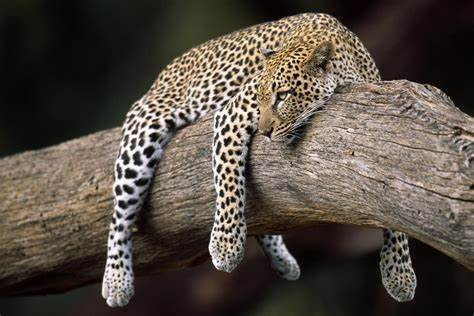
#> input picture OIP.jfif, 474 x 316 px, found by its file name
$ jupyter execute spatialFiltering.ipynb   (older library calls are emulated)
#> lines starting #> are read from the running program, lines starting #| are printed output that depends on the picture; after the words box and inside, x2 and y2 are one past the last pixel; in counts of white or black regions, pixels touching at a corner belong together
[cell 1]
import cv2
import numpy as np
import matplotlib.pyplot as plt

# Read the image
image = cv2.imread('C:\\Users\\M.Tech DS006\\Desktop\\OIP.jfif', cv2.IMREAD_GRAYSCALE)
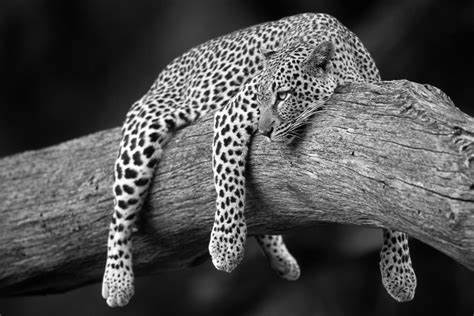
#> image: shape (316, 474); min 0, max 255, mean 78.6

# Apply Gaussian filter
blurred_image = cv2.GaussianBlur(image, (5, 5), 0)
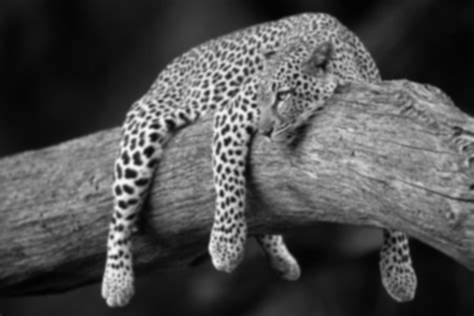
#> blurred_image: shape (316, 474); min 2, max 249, mean 78.6

# Display the original and blurred images
plt.figure(figsize=(10, 5))

plt.subplot(1, 2, 1)
plt.title('Original Image')
plt.imshow(image, cmap='gray')
plt.axis('off')

plt.subplot(1, 2, 2)
plt.title('Blurred Image')
plt.imshow(blurred_image, cmap='gray')
plt.axis('off')

plt.show()
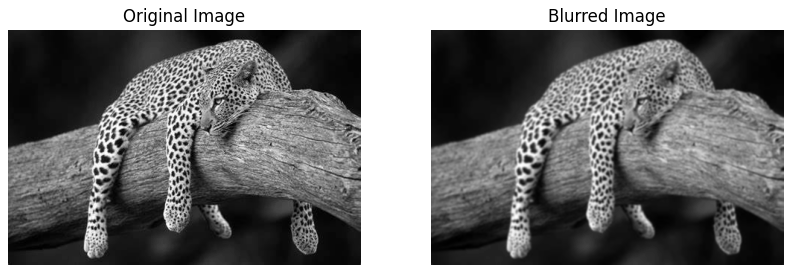
#> figure drawn by matplotlib, 2 panels

[cell 2]
import cv2
import numpy as np

# Read the image
image = cv2.imread('C:\\Users\\M.Tech DS006\\Desktop\\OIP.jfif', cv2.IMREAD_GRAYSCALE)

# Apply Laplacian filter
sharpened_image = cv2.Laplacian(image, cv2.CV_64F)
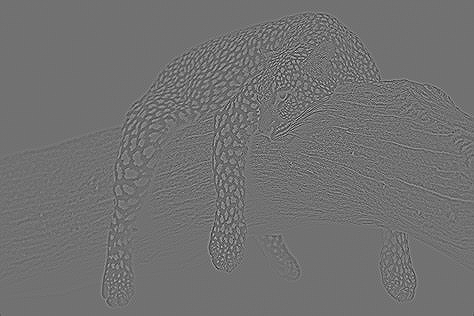
#> sharpened_image: shape (316, 474) float64; min -437, max 544, mean 0; drawn with min black and max white

# Display the original and sharpened images
plt.figure(figsize=(10, 5))

plt.subplot(1, 2, 1)
plt.title('Original Image')
plt.imshow(image, cmap='gray')
plt.axis('off')

plt.subplot(1, 2, 2)
plt.title('Sharpened Image')
plt.imshow(sharpened_image, cmap='gray')
plt.axis('off')

plt.show()

[cell 3]
import cv2
import numpy as np

# Read the image
image = cv2.imread('C:\\Users\\M.Tech DS006\\Desktop\\OIP.jfif', cv2.IMREAD_GRAYSCALE)

# Apply Sobel filter
sobel_x = cv2.Sobel(image, cv2.CV_64F, 1, 0, ksize=5)
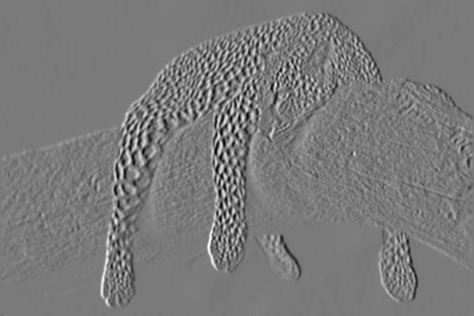
#> sobel_x: shape (316, 474) float64; min -10027, max 10820, mean 3.2; drawn with min black and max white
sobel_y = cv2.Sobel(image, cv2.CV_64F, 0, 1, ksize=5)
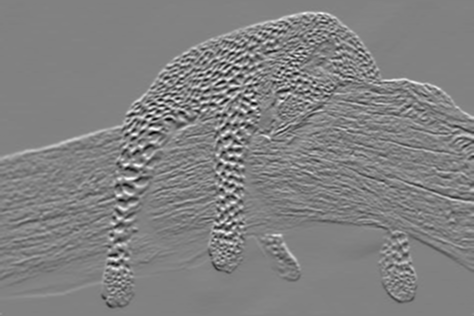
#> sobel_y: shape (316, 474) float64; min -9860, max 9509, mean 1.3; drawn with min black and max white
edges = cv2.magnitude(sobel_x, sobel_y)
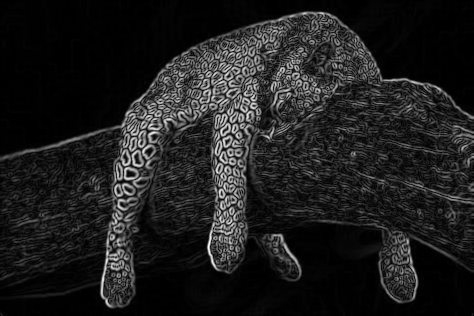
#> edges: shape (316, 474) float64; min 0, max 11019.9, mean 1320.6; drawn with min black and max white

# Display the original and edge-detected images
plt.figure(figsize=(10, 5))

plt.subplot(1, 2, 1)
plt.title('Original Image')
plt.imshow(image, cmap='gray')
plt.axis('off')

plt.subplot(1, 2, 2)
plt.title('Edge-Detected Image')
plt.imshow(edges, cmap='gray')
plt.axis('off')

plt.show()

[cell 4]
import cv2
import numpy as np
import matplotlib.pyplot as plt

# Read the image
image = cv2.imread('C:\\Users\\M.Tech DS006\\Desktop\\OIP.jfif', cv2.IMREAD_GRAYSCALE)


thresh = cv2.adaptiveThreshold(image, 255, cv2.ADAPTIVE_THRESH_GAUSSIAN_C, cv2.THRESH_BINARY, 11, 2)
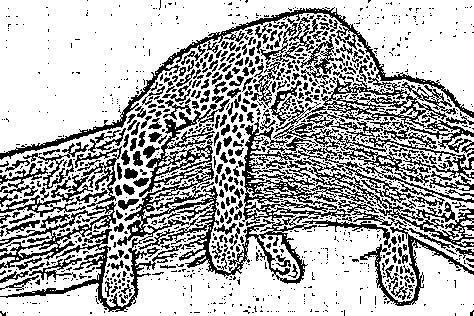
#> thresh: shape (316, 474); 69.5% white; black in thin lines or dots

# Display the original and thresholded images
plt.figure(figsize=(10, 5))

plt.subplot(1, 2, 1)
plt.title('Original Image')
plt.imshow(image, cmap='gray')
plt.axis('off')

plt.subplot(1, 2, 2)
plt.title('Thresholded Image')
plt.imshow(thresh, cmap='gray')
plt.axis('off')

plt.show()

$ run again, with compressedImage.jpg saved as OIP.jfif
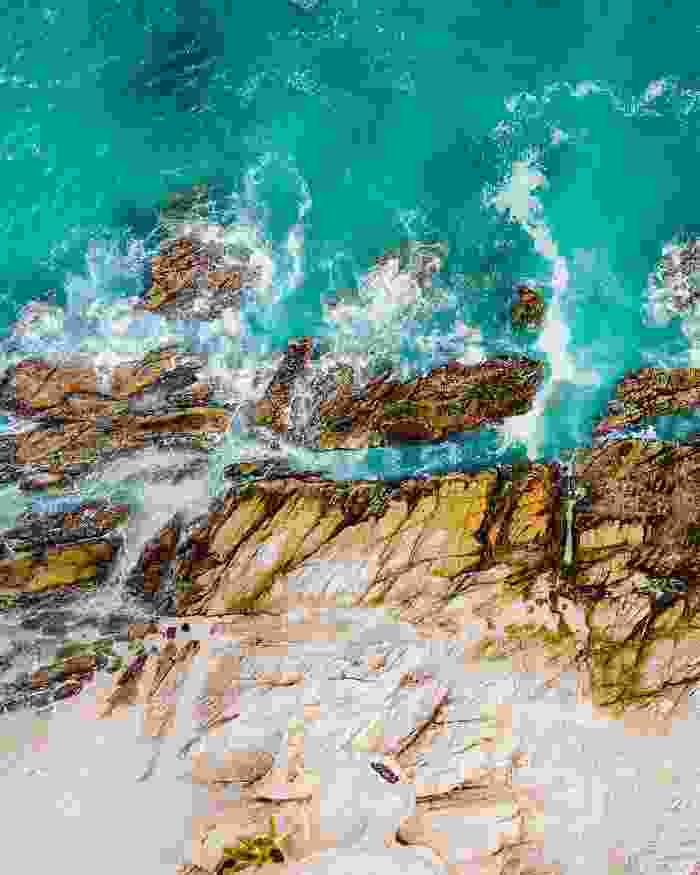
#> input picture compressedImage.jpg, 700 x 875 px, found by its file name
#> `edges = cv2.magnitude(sobel_x, sobel_y)`:
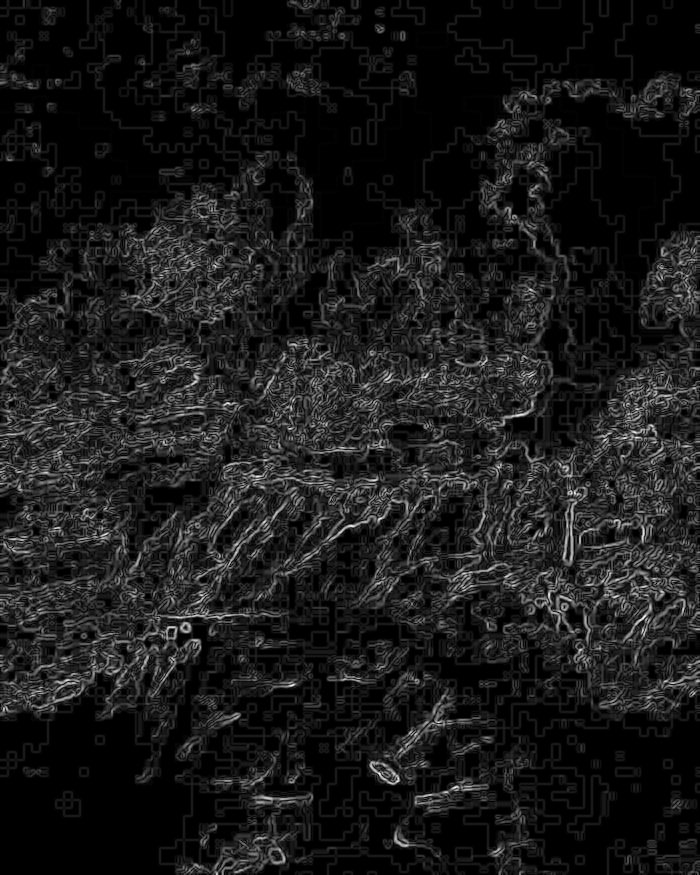
#> edges: shape (875, 700) float64; min 0, max 9565.5, mean 1004.7; drawn with min black and max white
#> `thresh = cv2.adaptiveThreshold(image, 255, cv2.ADAPTIVE_THRESH_GAUSSIA..`:
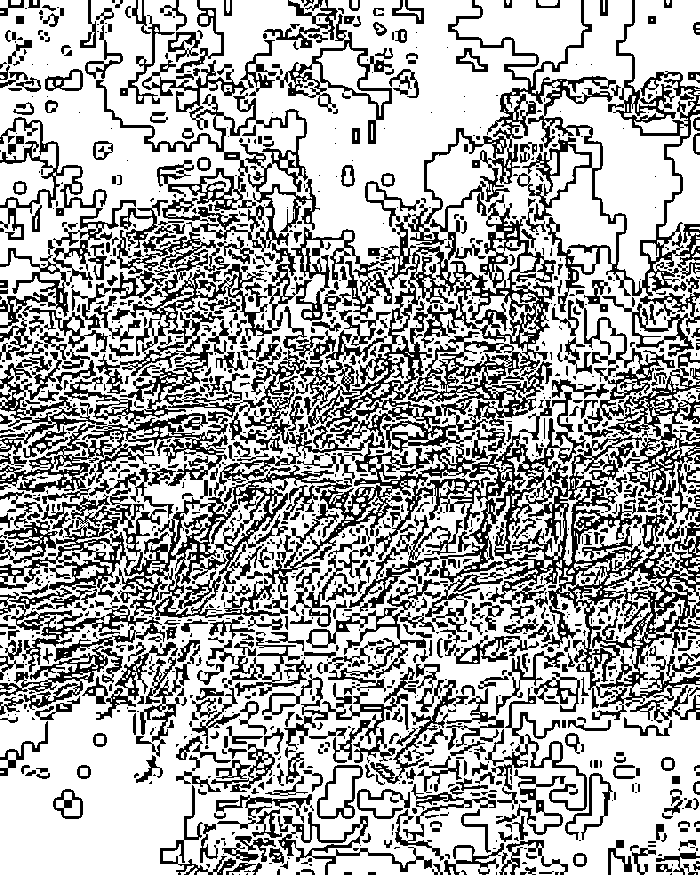
#> thresh: shape (875, 700); 66.7% white; 1436 black regions (820 under 20 px), largest, box (x1, y1, x2, y2) and area: (0, 181, 700, 720) 62229, (408, 0, 700, 357) 14396, (0, 227, 392, 504) 14276
